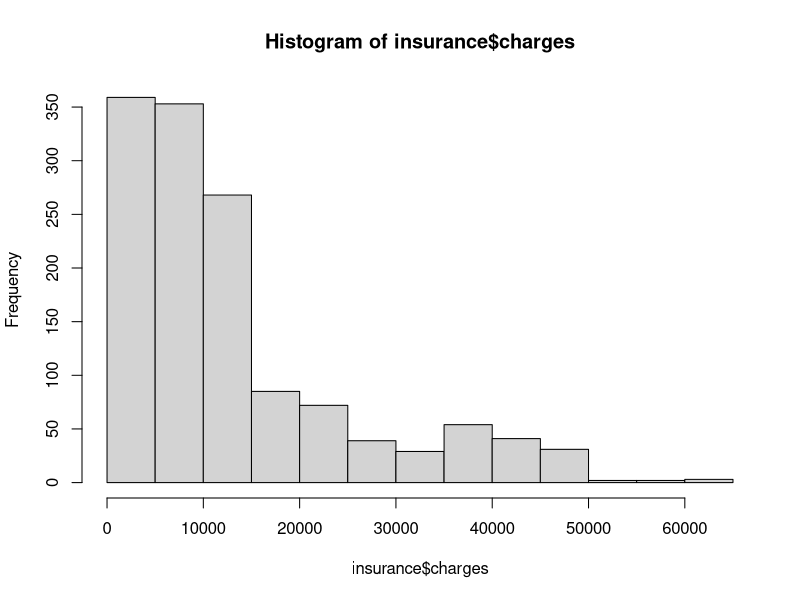
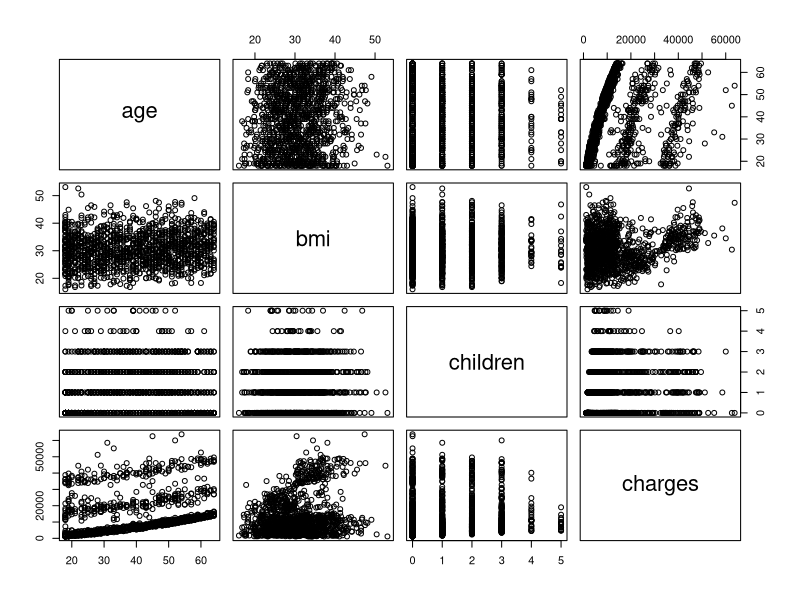

Source code (R) for these figures, in order: (Note: this script raises an error after producing the figures.)
insurance <- read.csv("insurance.csv", stringsAsFactors = TRUE)
str(insurance)
summary(insurance$charges)

hist(insurance$charges)

table(insurance$region)

cor(insurance[c("age", "bmi", "children", "charges")])

pairs(insurance[c("age", "bmi", "children", "charges")])

pairs.panels(insurance[c("age", "bmi", "children", "charges")])

ins_model <- lm(charges ~ age + children + bmi + sex +
                  smoker + region, data = insurance)

ins_model <- lm(charges ~ ., data = insurance)

ins_model

summary(ins_model)

insurance$age2 <- insurance$age^2

insurance$bmi30 <- ifelse(insurance$bmi >= 30, 1, 0)

ins_model2 <- lm(charges ~ age + age2 + children + bmi + sex +
                   bmi30*smoker + region, data = insurance)

summary(ins_model2)